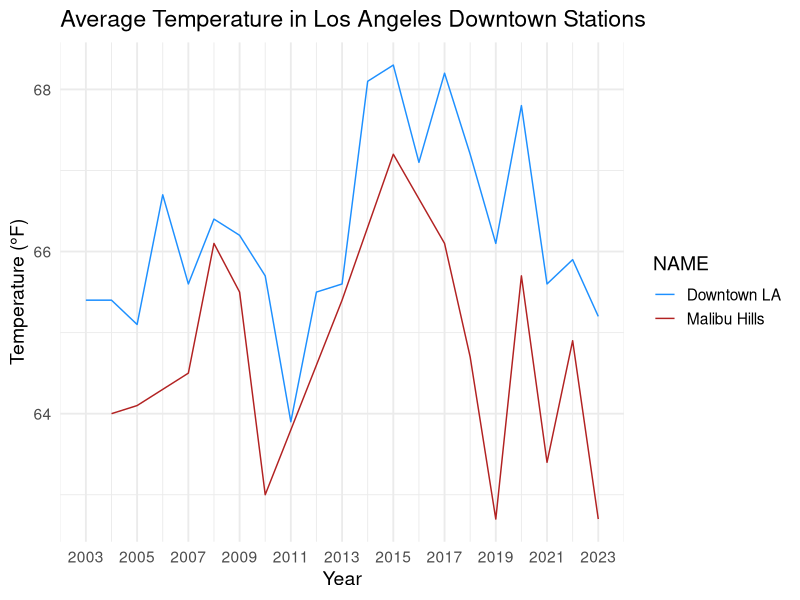
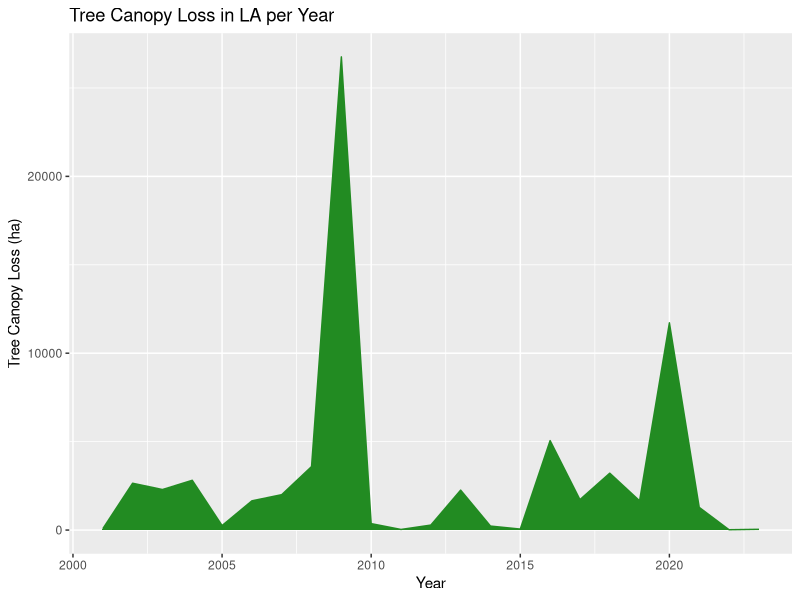
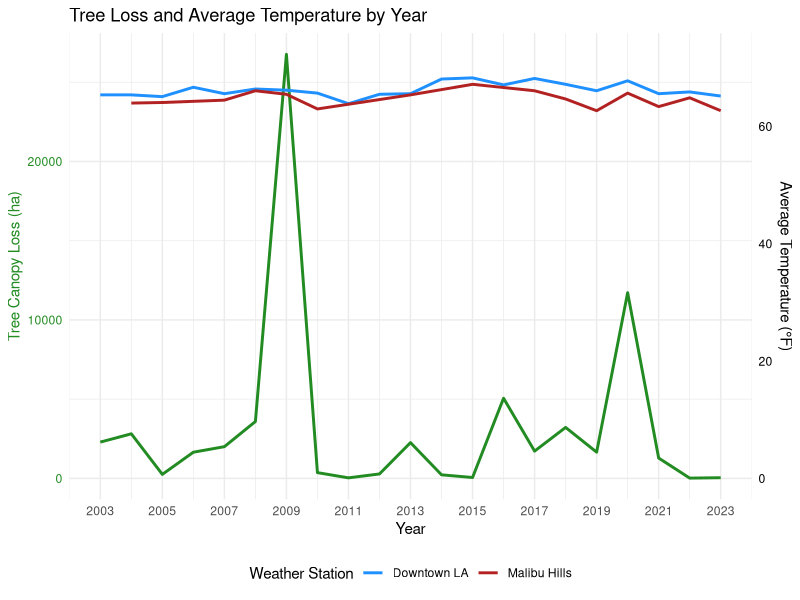

Here is the R script that generated these plots, in order:
## ---- chunk 1
library(here)
library(dplyr)
library(readr)
library(ggplot2)
library(lubridate)
library(tidyverse)
temp_data1<-read_csv(here("data/2003-2005 Temperature Data(in).csv"))
temp_data2<-read_csv(here("data/2006-2012 Temperature Data(in).csv"))
temp_data3<-read_csv(here("data/2013-2019 Temperature Data(in).csv"))
temp_data4<-read_csv(here("data/2020-2023 Temperature Data(in).csv"))


temperature_data<-bind_rows(temp_data1, temp_data2, temp_data3, temp_data4)%>%
  rename('Year'='DATE')%>%
  select(-STATION)%>%
  na.omit()

temperature_data$Year <- as.numeric(temperature_data$Year)

str(temperature_data$Year)

downtown_stations <- c("LOS ANGELES DOWNTOWN USC, CA US", "MALIBU HILLS CALIFORNIA, CA US")
temperature_data_filtered <- temperature_data %>%
  filter(NAME %in% downtown_stations)

station_labels<- c("LOS ANGELES DOWNTOWN USC, CA US"="Downtown LA","MALIBU HILLS CALIFORNIA, CA US"='Malibu Hills' )

Temperature_plot <- ggplot(temperature_data_filtered, aes(x = Year, y = TAVG, color = NAME)) +
  geom_line() +
  scale_x_continuous(
    breaks = seq(2003, 2023, by = 2), 
    labels = seq(2003, 2023, by = 2)) + 
  scale_color_manual(values = c("dodgerblue", "firebrick"), labels = station_labels) +
  labs(
    title = "Average Temperature in Los Angeles Downtown Stations",
    x = "Year",
    y = "Temperature (°F)"
  ) +
  theme_minimal(base_size = 14)

Temperature_plot

## ---- chunk 2
tree_canopy_data<-read_csv(here("data/Tree_canopy_loss/treecover_loss__ha.csv"))%>%
  select(-adm1, -adm2, -iso)%>%
  rename('Year'='umd_tree_cover_loss__year','Tree_loss_ha'='umd_tree_cover_loss__ha' )

Tree_loss_plot<-ggplot(tree_canopy_data, aes(x=Year, y=Tree_loss_ha))+
  geom_area(fill="forestgreen",color="forestgreen")+
  labs(x="Year", y="Tree Canopy Loss (ha)", title="Tree Canopy Loss in LA per Year")
Tree_loss_plot
## ---- chunk 3
median_income_data <- read_csv(here("data/Median_Income_and_AMI_(census_tract).csv"))%>%
  select(-tract, -sup_dist, -ESRI_OID, -Shape__Area, -Shape__Length )
combined_Temp_tree_data<-left_join(tree_canopy_data,temperature_data, by='Year')%>%
  rename('Temp_average'='TAVG', 'Station_name'='NAME')
combined_income_tree_temp <- cross_join(combined_Temp_tree_data, median_income_data)
combined_income_tree_temp <- combined_income_tree_temp[-c(1:4990), ]

station_labels <- c(
  "LOS ANGELES DOWNTOWN USC, CA US" = "Downtown LA",
  "MALIBU HILLS CALIFORNIA, CA US" = "Malibu Hills")

filtered_data_combined <- combined_income_tree_temp %>%
  filter(Station_name %in% c("LOS ANGELES DOWNTOWN USC, CA US", "MALIBU HILLS CALIFORNIA, CA US"))


scale_factor <- max(combined_income_tree_temp$Tree_loss_ha, na.rm = TRUE) /
                max(combined_income_tree_temp$Temp_average, na.rm = TRUE)

# Plot
combined_plot <- ggplot(filtered_data_combined, aes(x = Year)) +
  # Tree loss line
  geom_line(aes(y = Tree_loss_ha), color = "forestgreen", size = 1) +
  
  # Temperature lines by station
  geom_line(aes(y = Temp_average * scale_factor, color = Station_name), size = 1) +

  scale_x_continuous(
    breaks = seq(2003, 2023, by = 2),
    labels = seq(2003, 2023, by = 2)
  ) +
  scale_y_continuous(
    name = "Tree Canopy Loss (ha)",
    sec.axis = sec_axis(~./scale_factor, name = "Average Temperature (°F)")
  ) +
  scale_color_manual(
    values = c("LOS ANGELES DOWNTOWN USC, CA US" = "dodgerblue",
               "MALIBU HILLS CALIFORNIA, CA US" = "firebrick"),
    labels = station_labels,
    name = "Weather Station"
  ) +
  theme_minimal() +
  theme(
    axis.title.y.left = element_text(color = "forestgreen"),
    axis.text.y.left = element_text(color = "forestgreen"),
    axis.title.y.right = element_text(color = "black"),
    axis.text.y.right = element_text(color = "black"),
    legend.position = "bottom"
  ) +
  labs(
    title = "Tree Loss and Average Temperature by Year",
    x = "Year"
  )

print(combined_plot)

## ---- chunk 4
combined_Temp_tree_data<-left_join(tree_canopy_data,temperature_data, by='Year')%>%
  rename('Temp_average'='TAVG', 'Station_name'='NAME')

Combined_cor<-cor.test(combined_Temp_tree_data$Temp_average, combined_Temp_tree_data$Tree_loss_ha)

print(Combined_cor)
## ---- chunk 5
median_income_data <- read_csv(here("data/Median_Income_and_AMI_(census_tract).csv"))%>%
  select(-tract, -sup_dist, -ESRI_OID, -Shape__Area, -Shape__Length )


tree_income_cor<- cor(combined_income_tree_temp[,c("Tree_loss_ha", "med_hh_income")])


print(tree_income_cor)
